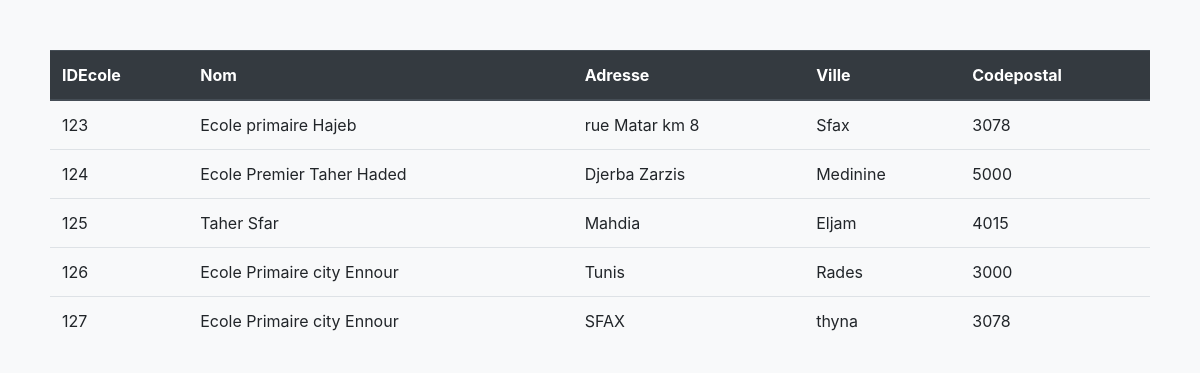
The app's page /liste_ecole.php (signed in) with its own data.
### tables this page shows
CREATE TABLE `ecole` (
  `idEcole` int(11) NOT NULL,
  `nomEcole` varchar(100) NOT NULL,
  `adresse` varchar(255) NOT NULL,
  `ville` varchar(100) NOT NULL,
  `codePostal` varchar(20) NOT NULL
);

### liste_ecole.php (the view, shortened to what this page needs)
<!DOCTYPE html>
<html lang="fr">
<head>
    <link rel="stylesheet" href="https://stackpath.bootstrapcdn.com/bootstrap/4.5.2/css/bootstrap.min.css">
</head>
<body>
                <?php
                require_once('cnx.php');
                $query = $conn->query("SELECT * FROM ecole");
    if ($query->rowCount() > 0) {
        echo "<table class='table'>";
        echo "<thead class='thead-dark'><tr><th>IDEcole</th><th>Nom</th><th>Adresse</th><th>Ville</th><th>Codepostal</th>";
        while ($row = $query->fetch(PDO::FETCH_ASSOC)) {
            echo "<tr>";
            echo "<td>".$row['idEcole']."</td>";
            echo "<td>".$row['nomEcole']."</td>";
            echo "<td>".$row['adresse']."</td>";
            echo "<td>".$row['ville']."</td>";
            echo "<td>".$row['codePostal']."</td>";
            echo "</tr>";
        }
        echo "</tbody></table>";
    } else {
        echo "Aucun élève trouvé dans la base de données.";
    }
                ?>
</body>
</html>

### liste_ecole.php (style rules this page uses)
body { background-color: #f8f9fa; padding: 50px; }

### records on screen
ecole: idEcole "123", nomEcole "Ecole primaire Hajeb", adresse "rue Matar km 8", ville "Sfax", codePostal "3078"
ecole: idEcole "124", nomEcole "Ecole Premier Taher Haded", adresse "Djerba Zarzis", ville "Medinine", codePostal "5000"
ecole: idEcole "125", nomEcole "Taher Sfar", adresse "Mahdia", ville "Eljam", codePostal "4015"
ecole: idEcole "126", nomEcole "Ecole Primaire city Ennour", adresse "Tunis", ville "Rades", codePostal "3000"
ecole: idEcole "127", nomEcole "Ecole Primaire city Ennour", adresse "SFAX", ville "thyna", codePostal "3078"
